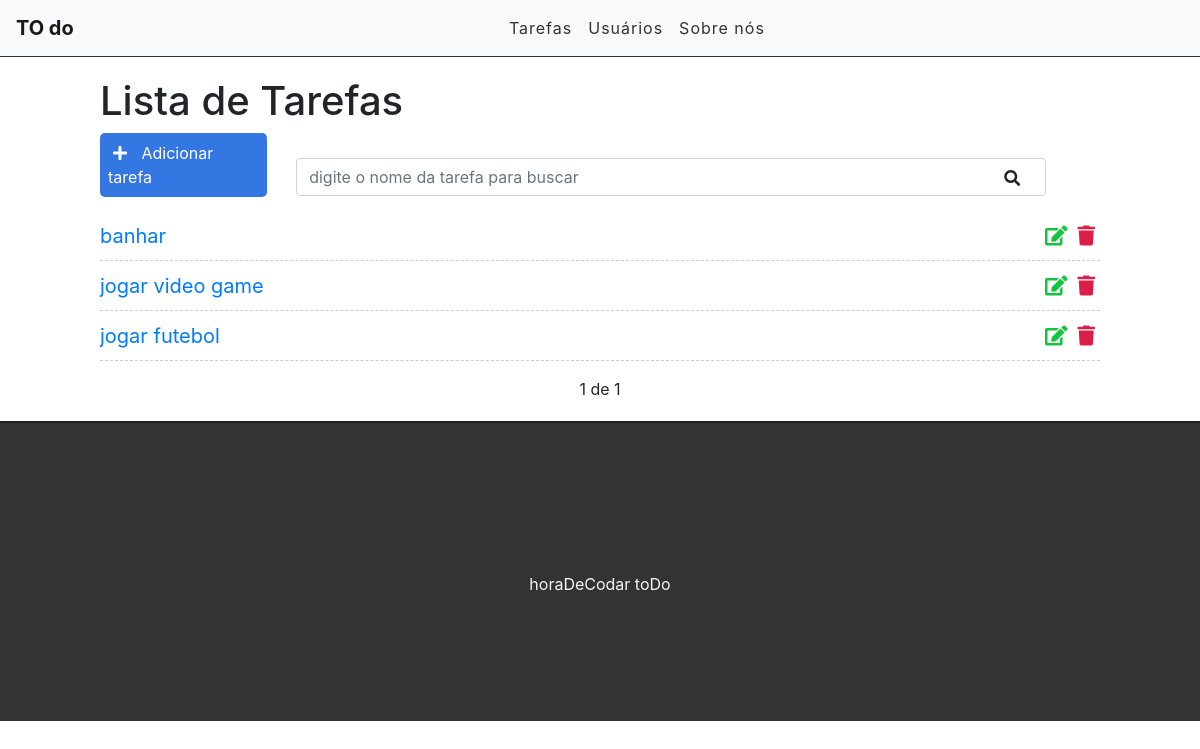
The app's page /, older data.
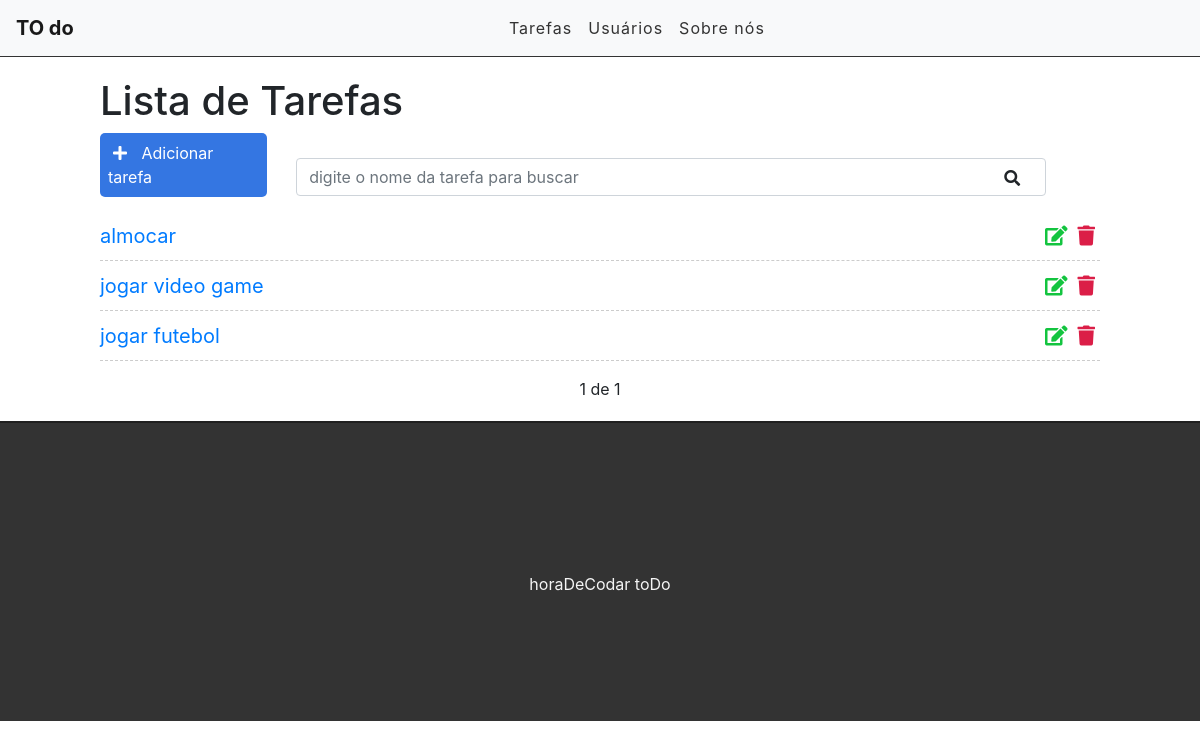
The same page, newer data.
### tasks/models.py (models this page shows, shortened)
class Task(models.Model):
    STATUS = (
        ('doing','Realizando'),
        ('done', 'Não Realizada'),
    )
    title = models.CharField(max_length=255)
    description = models.TextField()
    done = models.CharField(max_length=20, choices= STATUS,)
    created_at = models.DateTimeField(auto_now_add=True)
    updated_at = models.DateTimeField(auto_now=True)

### tasks/views.py (the view)
# urls.py: path('', views.taskList , name='task-list'),
def taskList(request):
    tasks_list = Task.objects.all().order_by('-created_at')
    paginator = Paginator(tasks_list,3)
    page = request.GET.get('page')
    tasks = paginator.get_page(page)
    return render(request, 'tasks/list.html', {'tasks': tasks})

### tasks/templates/tasks/list.html (shortened to what this page needs)
{% extends 'base.html' %}
    {% block content %}
       <div class="offset-1 col-10 list-div">
          <h1>Lista de Tarefas</h1>
          <a id="add-link" href="newtask/">
             <div class="col-2 add-div">
                 <i class="fas fa-plus"></i> Adicionar tarefa
             </div>
          </a>
          <div class="col-9 search-div">
             <input class="form-control" type="text" id="search" name="search" placeholder="digite o nome da tarefa para buscar">
             <i class="fas fa-search"></i>
          </div>
          <ul class="task-list">
              {% for task in tasks %}
              <li class="task-item">
                 <span><a href="/task/{{task.id }}">{{ task.title }}</a></span>
                 <a href="delete/{{ task.id }} "class="delete-btn"><span><i class="fas fa-trash"></i></span></a>
                 <a href="edit/{{ task.id }}"><span><i class="fas fa-edit"></i></span></a>
              </li>
              {% endfor %}
          </ul>
          <div class="pagination">
              <span class="current">
                  {{ tasks.number }} de {{ tasks.paginator.num_pages }}
              </span>
          </div>
       </div>
    {% endblock %}

Row changes from the older to the newer data that the page shows:
removed Task: title "banhar"
added Task: title "almocar"
